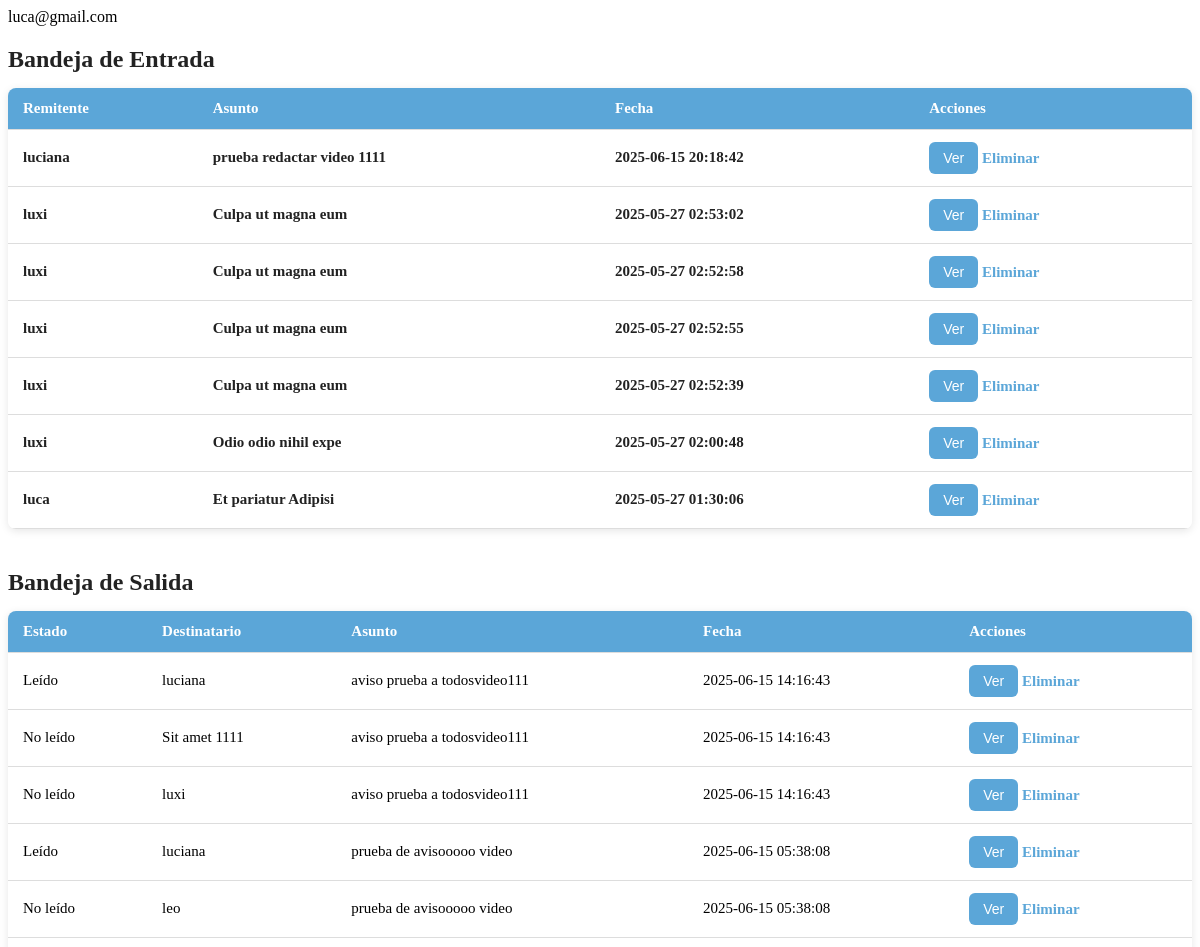
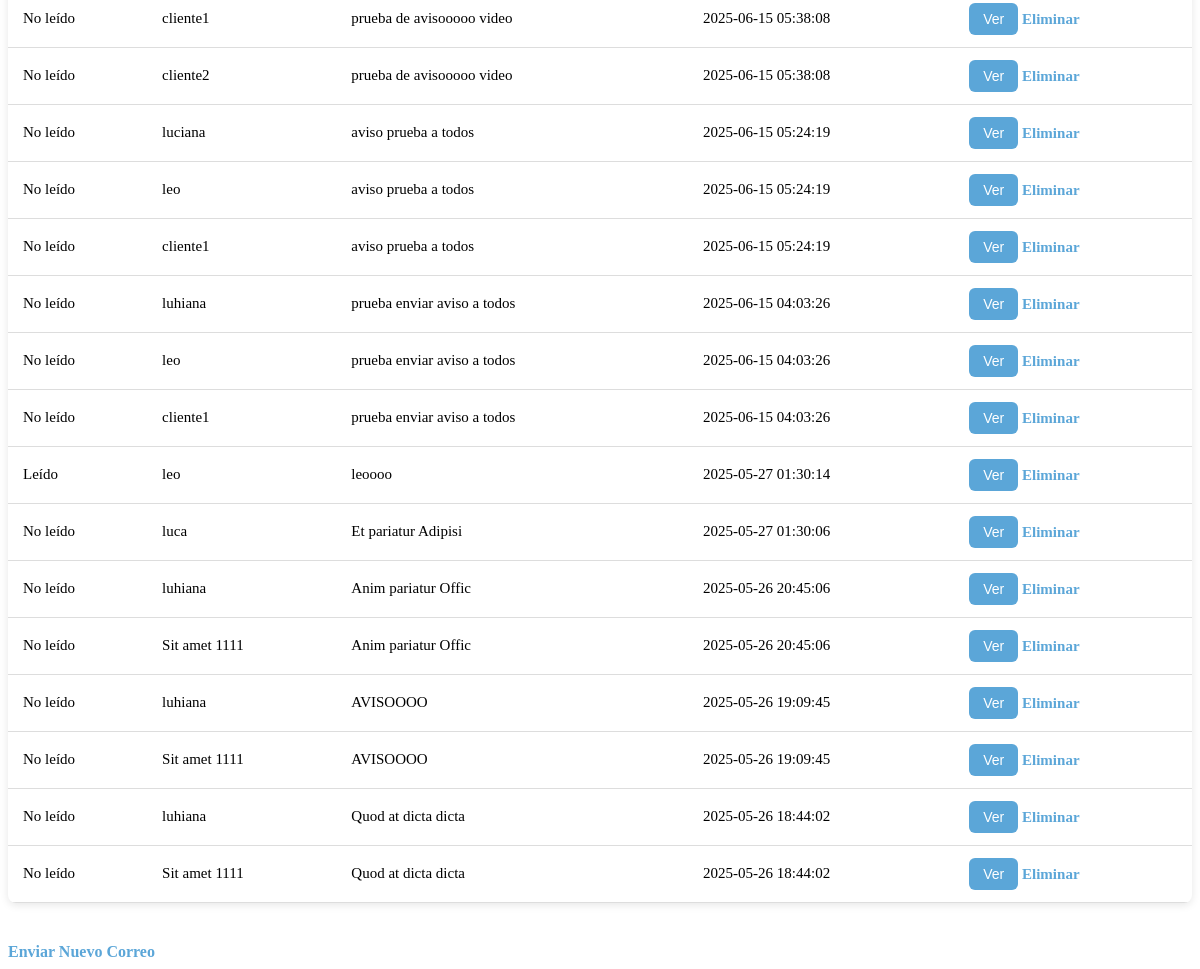
The page /Laboratorio4/bandeja.php (signed in) on the database its author committed (2 pictures, top to bottom).
### tables this page shows
CREATE TABLE `correos` (
  `id` int(11) NOT NULL,
  `remitente_id` int(11) NOT NULL,
  `destinatario_id` int(11) NOT NULL,
  `asunto` varchar(255) NOT NULL,
  `mensaje` text NOT NULL,
  `fecha_envio` datetime DEFAULT current_timestamp(),
  `estado` varchar(50) DEFAULT '0'
);

CREATE TABLE `usuarios` (
  `id` int(11) NOT NULL,
  `correo` varchar(100) NOT NULL,
  `password` varchar(40) NOT NULL,
  `nombre` varchar(40) NOT NULL,
  `nivel` tinyint(4) NOT NULL,
  `Estado` tinyint(1) NOT NULL
);

### Laboratorio4/bandeja.php (the view, shortened to what this page needs)
<?php
require("conexion.php");
$id = $_SESSION['id'];
$stmt_in = $con->prepare("SELECT c.id, u_remitente.nombre AS remitente, c.asunto, c.mensaje, c.fecha_envio, c.estado
    FROM correos c
    INNER JOIN usuarios u_remitente ON c.remitente_id = u_remitente.id
    WHERE c.destinatario_id = ?
    ORDER BY c.fecha_envio DESC
");
$stmt_in->bind_param("i", $id);
$stmt_in->execute();
$inbox = $stmt_in->get_result();
$stmt_out = $con->prepare("
    SELECT c.id, u_destinatario.nombre AS destinatario, c.asunto, c.mensaje, c.fecha_envio, c.estado
    FROM correos c
    INNER JOIN usuarios u_destinatario ON c.destinatario_id = u_destinatario.id
    WHERE c.remitente_id = ?
    ORDER BY c.fecha_envio DESC
");
$stmt_out->bind_param("i", $id);
$stmt_out->execute();
$outbox = $stmt_out->get_result();
?>
<!DOCTYPE html>
<html lang="es">
<head>
</head>
<body>
<?php
echo  $correo = $_SESSION['correo'];
?>
<h2>Bandeja de Entrada</h2>
<table id="tabla-inbox">
    <thead>
        <tr>
            <th>Remitente</th>
            <th>Asunto</th>
            <th>Fecha</th>
            <th>Acciones</th>
        </tr>
    </thead>
    <tbody>
    <?php while ($row = $inbox->fetch_assoc()): ?>
        <tr data-id="<?php echo $row['id']; ?>" class="<?php echo ($row['estado'] === 'leido') ? 'leido' : 'no-leido'; ?>">
            <td><?php echo $row['remitente']; ?></td>
            <td><?php echo $row['asunto']; ?></td>
            <td><?php echo $row['fecha_envio']; ?></td>
                <td>
                    <button class="ver-correo" data-id="<?php echo $row['id']; ?>" data-mensaje="<?php echo $row['mensaje']; ?>" data-asunto="<?php echo $row['asunto']; ?>">Ver</button>
                    <a href="elimcorreo.php?id=<?php echo $row['id']; ?>" onclick="return confirm('¿Seguro que quieres eliminar este correo?');">Eliminar</a>
                </td>
        </tr>
    <?php endwhile; ?>
    </tbody>
</table>
<h2>Bandeja de Salida</h2>
<table id="tabla-outbox">
    <thead>
        <tr>
            <th>Estado</th>
            <th>Destinatario</th>
            <th>Asunto</th>
            <th>Fecha</th>
            <th>Acciones</th>
        </tr>
    </thead>
    <tbody>
    <?php while ($row = $outbox->fetch_assoc()): ?>
        <tr>
            <td><?php echo ($row['estado'] === 'leido') ? 'Leído' : 'No leído'; ?></td>
            <td><?php echo $row['destinatario']; ?></td>
            <td><?php echo $row['asunto']; ?></td>
            <td><?php echo $row['fecha_envio']; ?></td>
           <td>
                <button class="ver-correo" data-id="<?php echo $row['id']; ?>" data-mensaje="<?php echo $row['mensaje']; ?>" data-asunto="<?php echo $row['asunto']; ?>">Ver</button>
                <a href="elimcorreo.php?id=<?php echo $row['id']; ?>" onclick="return confirm('¿Seguro que quieres eliminar este correo?');">Eliminar</a>
            </td>
        </tr>
    <?php endwhile; ?>
    </tbody>
</table>
<a href="enviarcorreos.php">Enviar Nuevo Correo</a>
</body>
</html>

### Laboratorio4/bandeja.php (style rules this page uses)
h2 { color: #222; margin-bottom: 15px; }
table { width: 100%; border-collapse: collapse; margin-bottom: 40px; box-shadow: 0 2px 8px rgba(0,0,0,0.1); background-color: #fff; border-radius: 8px; overflow: hidden; }
th, td { padding: 12px 15px; text-align: left; border-bottom: 1px solid #ddd; font-size: 15px; }
th { background-color: #5ba6d8; color: white; font-weight: 600; }
tr.no-leido { font-weight: bold; background-color: #fff; color: #222; }
a { color: #5ba6d8; text-decoration: none; font-weight: 600; }
button { background-color: #5ba6d8; color: white; border: none; padding: 8px 14px; border-radius: 6px; cursor: pointer; font-size: 14px; transition: background-color 0.3s ease; }

### rows shown on the page
correos: remitente.nombre "luciana", asunto "prueba redactar video 1111", fecha_envio "2025-06-15 20:18:42"
correos: remitente.nombre "luxi", asunto "Culpa ut magna eum", fecha_envio "2025-05-27 02:53:02"
correos: remitente.nombre "luxi", asunto "Culpa ut magna eum", fecha_envio "2025-05-27 02:52:58"
correos: remitente.nombre "luxi", asunto "Culpa ut magna eum", fecha_envio "2025-05-27 02:52:55"
correos: remitente.nombre "luxi", asunto "Culpa ut magna eum", fecha_envio "2025-05-27 02:52:39"
correos: remitente.nombre "luxi", asunto "Odio odio nihil expe", fecha_envio "2025-05-27 02:00:48"
correos: remitente.nombre "luca", asunto "Et pariatur Adipisi", fecha_envio "2025-05-27 01:30:06", estado "No leído"
correos: estado "Leído", destinatario.nombre "luciana", asunto "aviso prueba a todosvideo111", fecha_envio "2025-06-15 14:16:43"
correos: estado "No leído", destinatario.nombre "Sit amet 1111", asunto "aviso prueba a todosvideo111", fecha_envio "2025-06-15 14:16:43"
correos: estado "No leído", destinatario.nombre "luxi", asunto "aviso prueba a todosvideo111", fecha_envio "2025-06-15 14:16:43"
correos: estado "Leído", destinatario.nombre "luciana", asunto "prueba de avisooooo video", fecha_envio "2025-06-15 05:38:08"
correos: estado "No leído", destinatario.nombre "leo", asunto "prueba de avisooooo video", fecha_envio "2025-06-15 05:38:08"
correos: estado "No leído", destinatario.nombre "cliente1", asunto "prueba de avisooooo video", fecha_envio "2025-06-15 05:38:08"
correos: estado "No leído", destinatario.nombre "cliente2", asunto "prueba de avisooooo video", fecha_envio "2025-06-15 05:38:08"
correos: estado "No leído", destinatario.nombre "luciana", asunto "aviso prueba a todos", fecha_envio "2025-06-15 05:24:19"
correos: estado "No leído", destinatario.nombre "leo", asunto "aviso prueba a todos", fecha_envio "2025-06-15 05:24:19"
correos: estado "No leído", destinatario.nombre "cliente1", asunto "aviso prueba a todos", fecha_envio "2025-06-15 05:24:19"
correos: estado "No leído", destinatario.nombre "luhiana", asunto "prueba enviar aviso a todos", fecha_envio "2025-06-15 04:03:26"
correos: estado "No leído", destinatario.nombre "leo", asunto "prueba enviar aviso a todos", fecha_envio "2025-06-15 04:03:26"
correos: estado "No leído", destinatario.nombre "cliente1", asunto "prueba enviar aviso a todos", fecha_envio "2025-06-15 04:03:26"
correos: estado "Leído", destinatario.nombre "leo", asunto "leoooo", fecha_envio "2025-05-27 01:30:14"
correos: estado "No leído", destinatario.nombre "luhiana", asunto "Anim pariatur Offic", fecha_envio "2025-05-26 20:45:06"
correos: estado "No leído", destinatario.nombre "Sit amet 1111", asunto "Anim pariatur Offic", fecha_envio "2025-05-26 20:45:06"
correos: estado "No leído", destinatario.nombre "luhiana", asunto "AVISOOOO", fecha_envio "2025-05-26 19:09:45"
correos: estado "No leído", destinatario.nombre "Sit amet 1111", asunto "AVISOOOO", fecha_envio "2025-05-26 19:09:45"
correos: estado "No leído", destinatario.nombre "luhiana", asunto "Quod at dicta dicta", fecha_envio "2025-05-26 18:44:02"
correos: estado "No leído", destinatario.nombre "Sit amet 1111", asunto "Quod at dicta dicta", fecha_envio "2025-05-26 18:44:02"

### other values the page prints
$correo = $_SESSION['correo'] "luca@gmail.com"
